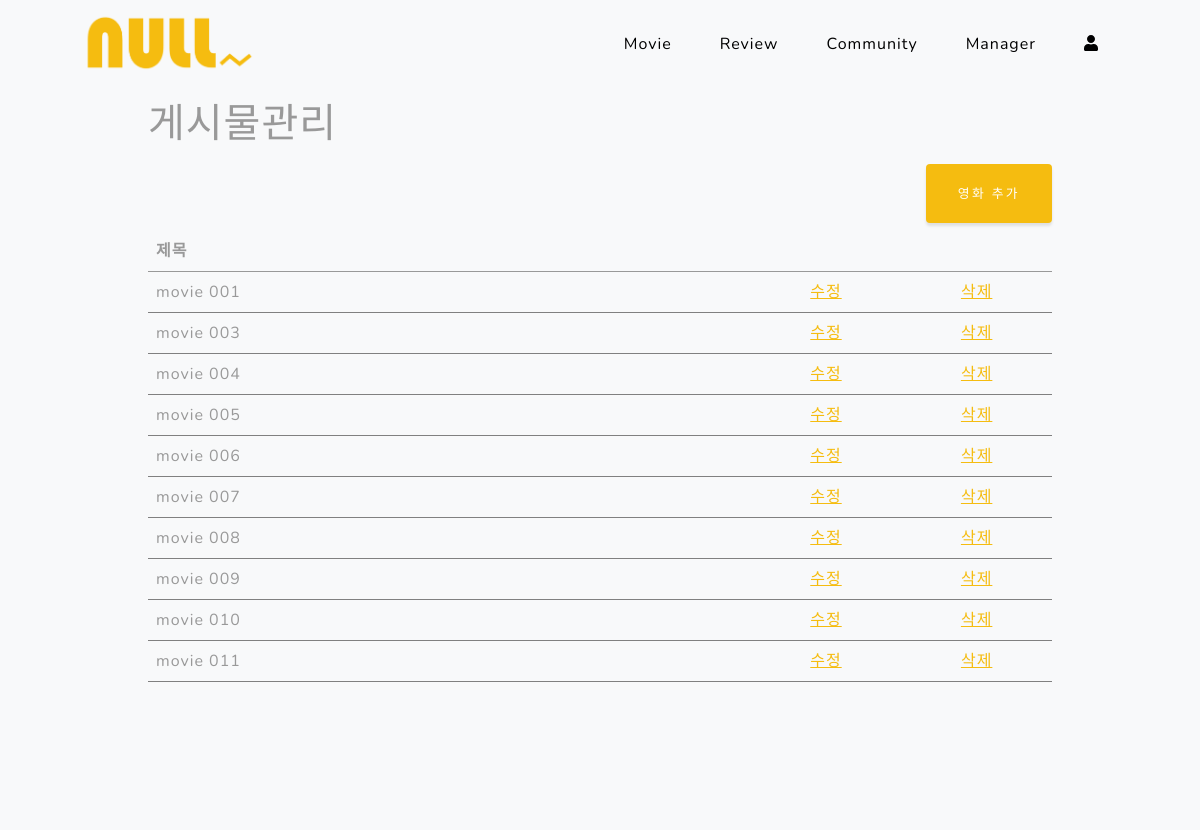
/master/movies (upper part), run on an earlier commit of the app's database.
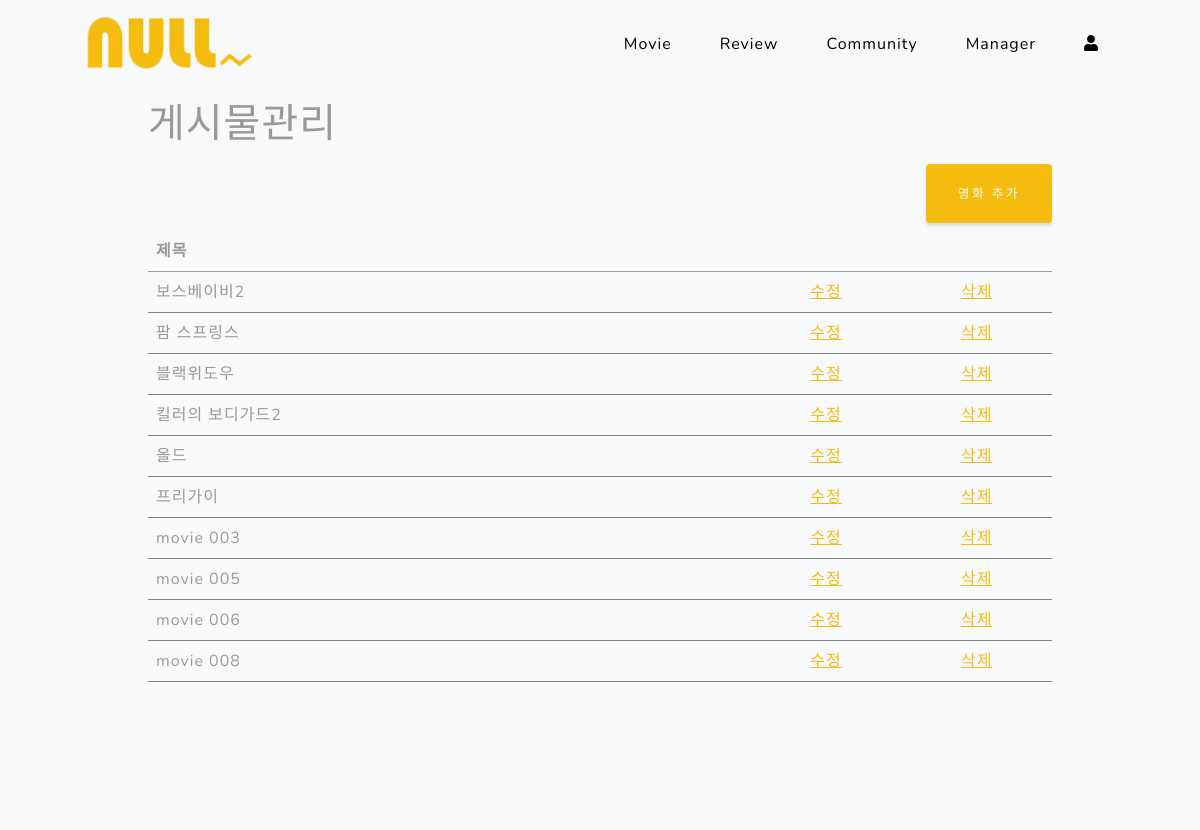
And on a later commit of the database.
### movie/models.py (models this page shows, shortened)
class Movie(models.Model):
    title = models.CharField(max_length=100)  # 영화명
    description = models.TextField()  # 영화설명
    poster = models.ImageField(upload_to='media/', blank=True, null=True)  # 포스터
    pub_date = models.DateField()  # 개봉일
    director = models.CharField(max_length=100)  # 감독
    create_date = models.DateTimeField(default=timezone.now)
    running_time = models.PositiveIntegerField(default=0)
    age_limit = models.CharField(max_length=15, default='전체관람가')

### master/views.py (the view)
# urls.py: path('movies', views.movies, name='movies'),    # 영화관리 목록
def movies(request):
    page = request.GET.get('page', '1')
    movie_list = Movie.objects.order_by('-pub_date', 'title')
    paginator = Paginator(movie_list, 10)
    page_obj = paginator.get_page(page)
    context = {
        'page_obj': page_obj
    }
    return render(request, 'master/movies.html', context)

### templates/master/movies.html (shortened to what this page needs)
{% extends 'base.html' %}
{% load static %}
{% block main %}
<div class="row container my-3">
  <h1>게시물관리</h1>
  <div class="float-right mr-3">
    <a href="{% url 'movie:create' %}" class="my-2 btn btn-info" style="float: right;">영화 추가</a>
  </div>
  <table class="table row m-0">
    <thead class="col-12 thead-dark">
      <tr class="row w-100 m-0">
        <th scope="col" class="col-6 col-md-8">제목</th>
        <th scope="col" class="col-3 col-md-2"></th>
        <th scope="col" class="col-3 col-md-2"></th>
      </tr>
    </thead>
    <tbody class="col-12">
      {% for movie in page_obj %}
      <tr class="row m-0">
        <td class="col-6 col-md-8 text-truncate" OnClick="location.href ='{% url 'movie:detail' movie.id %}'">{{ movie.title }}</td>
        <td class="col-3 col-md-2 text-center"><a href="{% url 'movie:modify' movie.id %}" class="square_btn">수정</a></td>
        <td class="col-3 col-md-2 text-center"><a href="#" class="square_btn" onclick="button_event();" >삭제</a></td>
      </tr>
      {% endfor %}
    </tbody>
  </table>
</div>
{% endblock %}

What changed in the data, as far as the page shows it:
no longer on this page (row edited): Movie: title "movie 001"
no longer on this page (row edited): Movie: title "movie 004"
removed Movie: title "movie 007"
no longer on this page (row unchanged): Movie: title "movie 009"
no longer on this page (row unchanged): Movie: title "movie 010"
no longer on this page (row unchanged): Movie: title "movie 011"
added Movie: title "보스베이비2"
added Movie: title "팜 스프링스"
added Movie: title "블랙위도우"
added Movie: title "킬러의 보디가드2"
added Movie: title "올드"
added Movie: title "프리가이"
